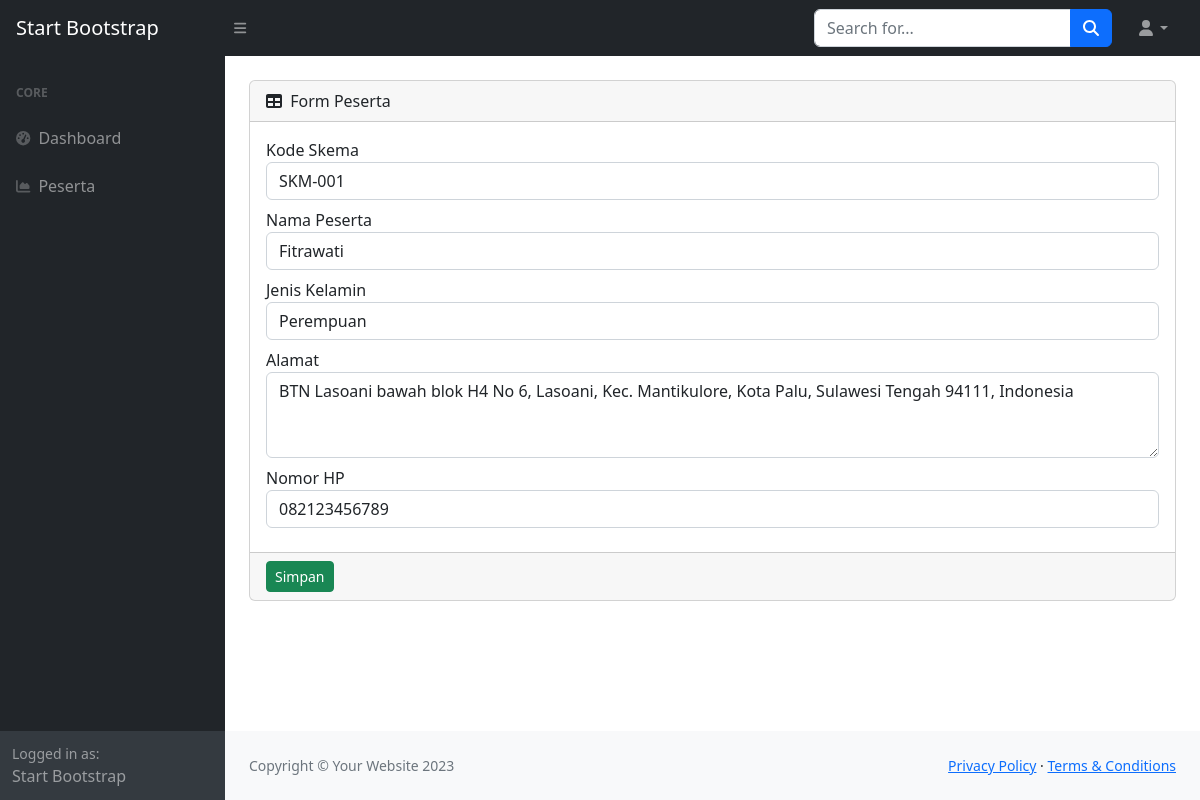
/index.php?page=update-peserta&id=3, run on the app's committed database.
### tables this page shows
CREATE TABLE `peserta` (
  `id` int(11) NOT NULL,
  `kd_skema` varchar(15) DEFAULT NULL,
  `nm_peserta` varchar(100) DEFAULT NULL,
  `jk` varchar(15) DEFAULT NULL,
  `alamat` text DEFAULT NULL,
  `no_hp` varchar(16) DEFAULT NULL
);

### update-peserta.php (the view, shortened to what this page needs)
<?php
require 'koneksi.php';
$id = $_GET["id"];
$qr = "SELECT * FROM peserta WHERE id='$id'";
$result = mysqli_query($koneksi, $qr);
$data = mysqli_fetch_assoc($result);
?>
<main>
    <div class="container-fluid px-4">
        <div class="card mb-4 mt-4">
            <div class="card-header">
                <i class="fas fa-table me-1"></i>
                Form Peserta
            </div>
            <form action="update-peserta-action.php" method="post">
                <div class="card-body">
                    <div class="form-group mb-2">
                        <label for="kd_skema">Kode Skema</label>
                        <input type="text" name="kd_skema" value="<?= $data['kd_skema'] ?>" class="form-control">
                    </div>
                    <div class="form-group mb-2">
                        <label for="nm_peserta">Nama Peserta</label>
                        <input type="text" name="nm_peserta" value="<?= $data['nm_peserta'] ?>" class="form-control">
                    </div>
                    <div class="form-group mb-2">
                        <label for="jk">Jenis Kelamin</label>
                        <select name="jk" class="form-control">
                            <option value="Perempuan" <?= $data['jk'] == 'Perempuan' ? 'selected': '' ?>>Perempuan</option>
                        </select>
                    </div>
                    <div class="form-group mb-2">
                        <label for="alamat">Alamat</label>
                        <textarea name="alamat" rows="3" class="form-control"><?=$data['alamat'] ?></textarea>
                    </div>
                    <div class="form-group mb-2">
                        <label for="no_hp">Nomor HP</label>
                        <input type="text" name="no_hp" value="<?= $data['no_hp'] ?>" class="form-control">
                    </div>
                </div>
                <div class="card-footer">
                    <button type="submit" class="btn btn-sm btn-success">Simpan</button>
                </div>
            </form>
        </div>
    </div>
</main>

### data on the page
peserta: kd_skema "SKM-001", nm_peserta "Fitrawati", jk "Perempuan", alamat "BTN Lasoani bawah blok H4 No 6, Lasoani, Kec. Mantikulore, Kota Palu, Sulawesi Tengah 94111, Indonesia", no_hp "082123456789"
